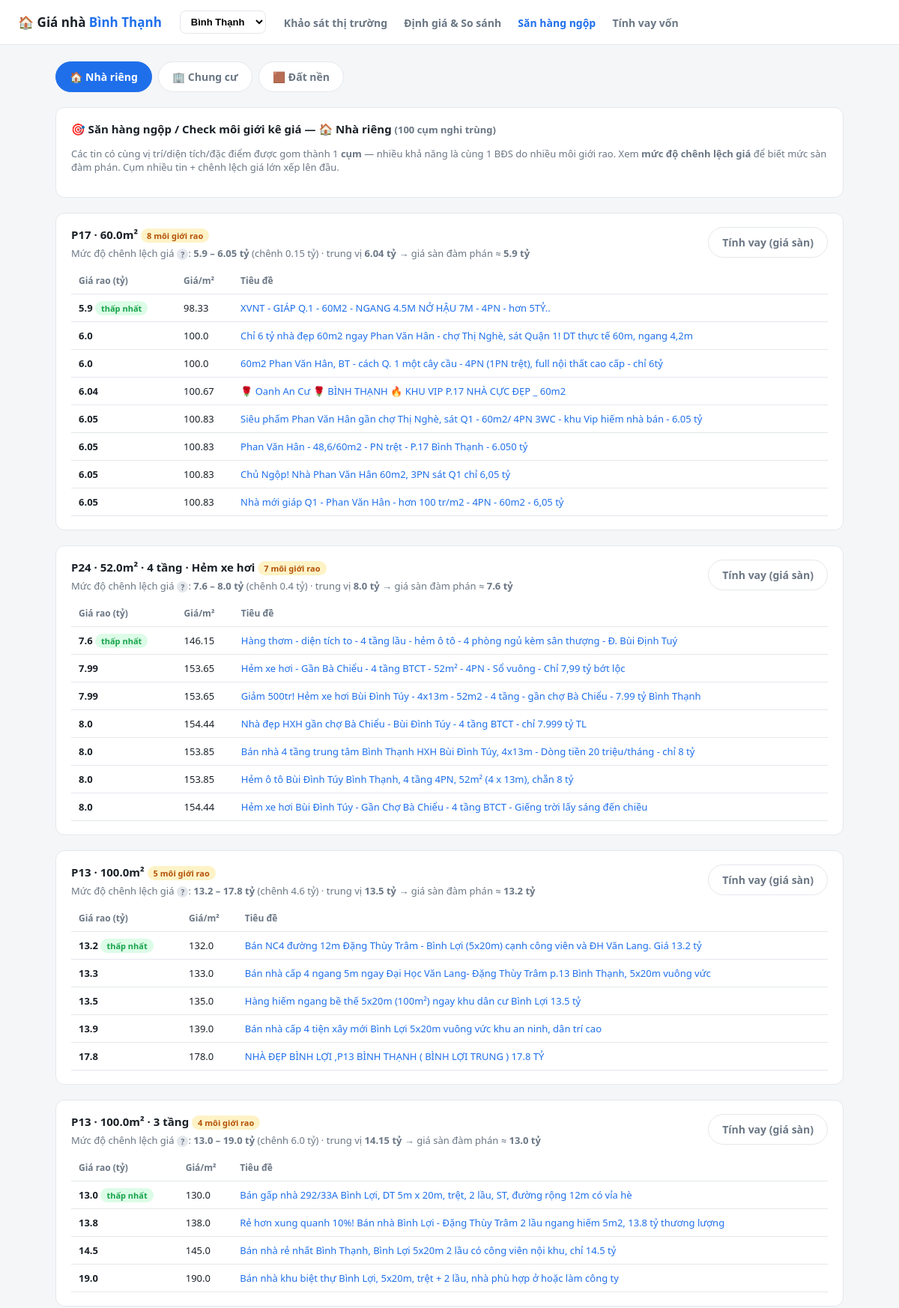
The app's page /trung-lap (upper part) with its own data.
### tables this page shows
CREATE TABLE listings (
    id          INTEGER PRIMARY KEY AUTOINCREMENT,
    source      TEXT    DEFAULT 'crawl',   -- 'crawl' | 'thuc_te' (giá đóng thật)
    tieu_de     TEXT,
    dia_chi     TEXT,
    quan        TEXT    DEFAULT 'Bình Thạnh',
    phuong      TEXT,
    loai_duong  TEXT,                       -- 'mat_tien' | 'hxh' | 'hem'
    rong_hem    REAL,
    dien_tich   REAL,                       -- m2
    ngang       REAL,
    dai         REAL,
    so_tang     INTEGER,
    huong       TEXT,
    gia         REAL,                        -- tỷ đồng
    gia_per_m2  REAL,                        -- triệu đồng/m2
    ngay_dang   TEXT,
    trang_thai  TEXT    DEFAULT 'dang_ban',
    ghi_chu     TEXT,
    lat         REAL,
    lng         REAL,
    url         TEXT,
    created_at  TEXT    DEFAULT (datetime('now'))
, loai_bds TEXT DEFAULT 'nha_rieng', du_an TEXT, so_pn INTEGER, district_id TEXT DEFAULT 'binh_thanh', ward_id TEXT, street_id TEXT);

### src/app.py (the view)
@app.route("/trung-lap")
def trung_lap():
    loai_bds = _loai_bds()
    clusters = db.duplicate_clusters(loai_bds, district_id=_district())
    return render_template(
        "trung_lap.html",
        loai_bds=loai_bds,
        loai_bds_label=LOAI_BDS_LABEL,
        loai_label=LOAI_DUONG_LABEL,
        clusters=clusters,
    )

### src/app.py (called while the page is built)
def _loai_bds():
    v = request.args.get("loai_bds") or LOAI_BDS_DEFAULT
    return v if v in LOAI_BDS_LABEL else LOAI_BDS_DEFAULT

def _district():
    v = request.args.get("quan")
    if v and v in DISTRICTS:
        session["quan"] = v
        return v
    return session.get("quan", DISTRICT_DEFAULT)

@app.template_filter("wardlabel")
def _wardlabel(w):
    if w is None or w == "":
        return "—"
    return f"P{w}" if str(w).isdigit() else str(w)

@app.context_processor
def _inject_district():
    avail = db.districts_in_db() or [DISTRICT_DEFAULT]
    return dict(cur_district=_district(), district_label=DISTRICT_LABEL,
                districts_avail=avail)

### src/db.py (called while the page is built)
def get_conn():
    os.makedirs(os.path.dirname(DB_PATH), exist_ok=True)
    conn = sqlite3.connect(DB_PATH)
    conn.row_factory = sqlite3.Row
    return conn

def _filt(loai_bds: str | None = None, district_id: str | None = None):
    cl, p = [], []
    if district_id:
        cl.append("district_id = ?"); p.append(district_id)
    if loai_bds:
        cl.append("loai_bds = ?"); p.append(loai_bds)
    return ((" AND " + " AND ".join(cl)) if cl else ""), p

def districts_in_db() -> list[str]:
    with get_conn() as conn:
        return [r[0] for r in conn.execute(
            "SELECT district_id, COUNT(*) c FROM listings WHERE district_id IS NOT NULL "
            "GROUP BY district_id ORDER BY c DESC").fetchall()]

### src/templates/trung_lap.html (shortened to what this page needs)
{% extends "base.html" %}
{% block content %}
<div class="tabs">
  {% for k, v in loai_bds_label.items() %}
  <a class="tab {% if loai_bds == k %}active{% endif %}" href="/trung-lap?loai_bds={{ k }}">{{ v }}</a>
  {% endfor %}
</div>
<div class="card">
  <h2>🎯 Săn hàng ngộp / Check môi giới kê giá — {{ loai_bds_label[loai_bds] }}
      <span class="muted">({{ clusters|length }} cụm nghi trùng)</span></h2>
  <p class="muted">Các tin có cùng vị trí/diện tích/đặc điểm được gom thành 1 <b>cụm</b> —
     nhiều khả năng là cùng 1 BĐS do nhiều môi giới rao. Xem <b>mức độ chênh lệch giá</b> để biết
     mức sàn đàm phán. Cụm nhiều tin + chênh lệch giá lớn xếp lên đầu.</p>
</div>
{% for c in clusters %}
<div class="card">
  <div style="display:flex; justify-content:space-between; align-items:start; flex-wrap:wrap; gap:12px;">
    <div>
      <h2 style="margin-bottom:6px;">
        {{ c.phuong|wardlabel }} · {{ c.dien_tich }}m²
        {% if loai_bds == 'chung_cu' %}
          {% if c.du_an %}· {{ c.du_an }}{% endif %}{% if c.so_pn %} · {{ c.so_pn }}PN{% endif %}
        {% else %}
          {% if c.so_tang %}· {{ c.so_tang }} tầng{% endif %}
          {% if c.loai_duong %}· {{ loai_label.get(c.loai_duong, c.loai_duong) }}{% endif %}
        {% endif %}
        <span class="tag tag-real">{{ c.n }} môi giới rao</span>
      </h2>
      <p class="muted" style="margin:0;">
        Mức độ chênh lệch giá<span class="help" data-tip="Khoảng cách giữa giá rao rẻ nhất và đắt nhất cho CÙNG một căn giữa các môi giới. Chênh càng lớn, môi giới kê giá càng nhiều — bám giá đáy mà đàm phán.">?</span>:
        <b>{{ c.gia_min }} – {{ c.gia_max }} tỷ</b>
        (chênh {{ c.bien_do }} tỷ) · trung vị <b>{{ c.gia_median }} tỷ</b>
        → giá sàn đàm phán ≈ <b>{{ c.gia_min }} tỷ</b>
      </p>
    </div>
    <a class="tab" href="/vay-von?gia={{ c.gia_min }}">Tính vay (giá sàn)</a>
  </div>
  <div style="overflow-x:auto; margin-top:10px;">
  <table>
    <thead><tr><th>Giá rao (tỷ)</th><th>Giá/m²</th><th>Tiêu đề</th></tr></thead>
    <tbody>
      {% for it in c.tin %}
      <tr>
        <td><b>{{ it.gia }}</b>{% if it.gia == c.gia_min %} <span class="tag tag-hxh">thấp nhất</span>{% endif %}</td>
        <td>{{ it.gia_per_m2 or '—' }}</td>
        <td>{% if it.url %}<a href="{{ it.url }}" target="_blank" style="color:var(--accent);text-decoration:none;">{{ it.tieu_de }}</a>{% else %}{{ it.tieu_de }}{% endif %}</td>
      </tr>
      {% endfor %}
    </tbody>
  </table>
  </div>
</div>
{% endfor %}
{% endblock %}

### src/templates/base.html (style rules this page uses)
:root { --bg: #f5f6f8; --card: #fff; --ink: #1a2027; --muted: #6b7785; --line: #e4e7ec; --accent: #1f6feb; --accent2: #16a34a; --warn: #d97706; }
* { box-sizing: border-box; }
body { margin: 0; font-family: system-ui, "Segoe UI", Roboto, sans-serif; background: var(--bg); color: var(--ink); }
.card { background: var(--card); border: 1px solid var(--line); border-radius: 12px; padding: 18px 20px; margin-bottom: 20px; }
.card h2 { font-size: 15px; margin: 0 0 14px; }
table { width: 100%; border-collapse: collapse; font-size: 13px; }
th, td { text-align: left; padding: 9px 10px; border-bottom: 1px solid var(--line); }
th { color: var(--muted); font-weight: 600; font-size: 12px; }
.tag { font-size: 11px; padding: 2px 8px; border-radius: 999px; font-weight: 600; }
.tag-hxh { background: #dcfce7; color: #16a34a; }
.tag-real { background: #fef3c7; color: #b45309; }
.muted { color: var(--muted); font-size: 13px; }
.tabs { display: flex; gap: 8px; margin-bottom: 20px; flex-wrap: wrap; }
.tab { display: inline-flex; align-items: center; gap: 8px; padding: 10px 18px; border: 1px solid var(--line); border-radius: 999px; background: var(--card); color: var(--muted); text-decoration: none; font-weight: 600; font-size: 14px; }
.tab.active { background: var(--accent); border-color: var(--accent); color: #fff; }
.help { display: inline-flex; align-items: center; justify-content: center; width: 15px; height: 15px; border-radius: 50%; background: var(--line); color: var(--muted); font-size: 10px; font-weight: 700; cursor: help; margin-left: 4px; vertical-align: middle; position: relative; }

### records on screen
listings: phuong|wardlabel "P17", dien_tich "60.0", n "8", gia_min "5.9", gia_max "6.05", bien_do "0.15", gia_median "6.04", gia "6.05", gia_per_m2 "100.83", tieu_de "Siêu phẩm Phan Văn Hân gần chợ Thị Nghè, sát Q1 - 60m2/ 4PN 3WC - khu Vip hiếm nhà bán - 6.05 tỷ"
listings: gia "5.9", shows "thấp nhất", gia_per_m2 "98.33", tieu_de "XVNT - GIÁP Q.1 - 60M2 - NGANG 4.5M NỞ HẬU 7M - 4PN - hơn 5TỶ.."
listings: gia "6.0", gia_per_m2 "100.0", tieu_de "Chỉ 6 tỷ nhà đẹp 60m2 ngay Phan Văn Hân - chợ Thị Nghè, sát Quận 1! DT thực tế 60m, ngang 4,2m"
listings: gia "6.0", gia_per_m2 "100.0", tieu_de "60m2 Phan Văn Hân, BT - cách Q. 1 một cây cầu - 4PN (1PN trệt), full nội thất cao cấp - chỉ 6tỷ"
listings: gia "6.04", gia_per_m2 "100.67", tieu_de "🌹 Oanh An Cư 🌹 BÌNH THẠNH 🔥 KHU VIP P.17 NHÀ CỰC ĐẸP _ 60m2"
listings: gia "6.05", gia_per_m2 "100.83", tieu_de "Phan Văn Hân - 48,6/60m2 - PN trệt - P.17 Bình Thạnh - 6.050 tỷ"
listings: gia "6.05", gia_per_m2 "100.83", tieu_de "Chủ Ngộp! Nhà Phan Văn Hân 60m2, 3PN sát Q1 chỉ 6,05 tỷ"
listings: gia "6.05", gia_per_m2 "100.83", tieu_de "Nhà mới giáp Q1 - Phan Văn Hân - hơn 100 tr/m2 - 4PN - 60m2 - 6,05 tỷ"
listings: phuong|wardlabel "P24", dien_tich "52.0", so_tang "4", get "Hẻm xe hơi", n "7", gia_min "7.6", gia_max "8.0", bien_do "0.4", gia_median "8.0", gia "7.99", gia_per_m2 "153.65", tieu_de "Hẻm xe hơi - Gần Bà Chiểu - 4 tầng BTCT - 52m² - 4PN - Sổ vuông - Chỉ 7,99 tỷ bớt lộc"
listings: gia "7.6", shows "thấp nhất", gia_per_m2 "146.15", tieu_de "Hàng thơm - diện tích to - 4 tầng lầu - hẻm ô tô - 4 phòng ngủ kèm sân thượng - Đ. Bùi Định Tuý"
listings: gia "7.99", gia_per_m2 "153.65", tieu_de "Giảm 500tr! Hẻm xe hơi Bùi Đình Túy - 4x13m - 52m2 - 4 tầng - gần chợ Bà Chiểu - 7.99 tỷ Bình Thạnh"
listings: gia "8.0", gia_per_m2 "154.44", tieu_de "Nhà đẹp HXH gần chợ Bà Chiểu - Bùi Đình Túy - 4 tầng BTCT - chỉ 7.999 tỷ TL"
listings: gia "8.0", gia_per_m2 "153.85", tieu_de "Bán nhà 4 tầng trung tâm Bình Thạnh HXH Bùi Đình Túy, 4x13m - Dòng tiền 20 triệu/tháng - chỉ 8 tỷ"
listings: gia "8.0", gia_per_m2 "153.85", tieu_de "Hẻm ô tô Bùi Đình Túy Bình Thạnh, 4 tầng 4PN, 52m² (4 x 13m), chẵn 8 tỷ"
listings: gia "8.0", gia_per_m2 "154.44", tieu_de "Hẻm xe hơi Bùi Đình Túy - Gần Chợ Bà Chiểu - 4 tầng BTCT - Giếng trời lấy sáng đến chiều"
listings: phuong|wardlabel "P13", dien_tich "100.0", n "5", gia_min "13.2", gia_max "17.8", bien_do "4.6", gia_median "13.5", gia "13.2", shows "thấp nhất", gia_per_m2 "132.0", tieu_de "Bán NC4 đường 12m Đặng Thùy Trâm - Bình Lợi (5x20m) cạnh công viên và ĐH Văn Lang. Giá 13.2 tỷ"
listings: gia "13.3", gia_per_m2 "133.0", tieu_de "Bán nhà cấp 4 ngang 5m ngay Đại Học Văn Lang- Đặng Thùy Trâm p.13 Bình Thạnh, 5x20m vuông vức"
listings: gia "13.5", gia_per_m2 "135.0", tieu_de "Hàng hiếm ngang bề thế 5x20m (100m²) ngay khu dân cư Bình Lợi 13.5 tỷ"
listings: gia "13.9", gia_per_m2 "139.0", tieu_de "Bán nhà cấp 4 tiện xây mới Bình Lợi 5x20m vuông vức khu an ninh, dân trí cao"
listings: gia "17.8", gia_per_m2 "178.0", tieu_de "NHÀ ĐẸP BÌNH LỢI ,P13 BÌNH THẠNH ( BÌNH LỢI TRUNG ) 17.8 TỶ"
listings: phuong|wardlabel "P13", dien_tich "100.0", so_tang "3", n "4", gia_min "13.0", gia_max "19.0", bien_do "6.0", gia_median "14.15", gia "13.8", gia_per_m2 "138.0", tieu_de "Rẻ hơn xung quanh 10%! Bán nhà Bình Lợi - Đặng Thùy Trâm 2 lầu ngang hiếm 5m2, 13.8 tỷ thương lượng"
listings: gia "13.0", shows "thấp nhất", gia_per_m2 "130.0", tieu_de "Bán gấp nhà 292/33A Bình Lợi, DT 5m x 20m, trệt, 2 lầu, ST, đường rộng 12m có vỉa hè"
listings: gia "14.5", gia_per_m2 "145.0", tieu_de "Bán nhà rẻ nhất Bình Thạnh, Bình Lợi 5x20m 2 lầu có công viên nội khu, chỉ 14.5 tỷ"
listings: gia "19.0", gia_per_m2 "190.0", tieu_de "Bán nhà khu biệt thự Bình Lợi, 5x20m, trệt + 2 lầu, nhà phù hợp ở hoặc làm công ty"

### other values on screen
{{ district_label.get(cur_district, 'TP.HCM') }} "Bình Thạnh"
{{ v }} "🏠 Nhà riêng" "🏢 Chung cư" "🟫 Đất nền"
{{ loai_bds_label[loai_bds] }} "🏠 Nhà riêng"
{{ clusters|length }} "100"
form field quan "Bình Thạnh"
